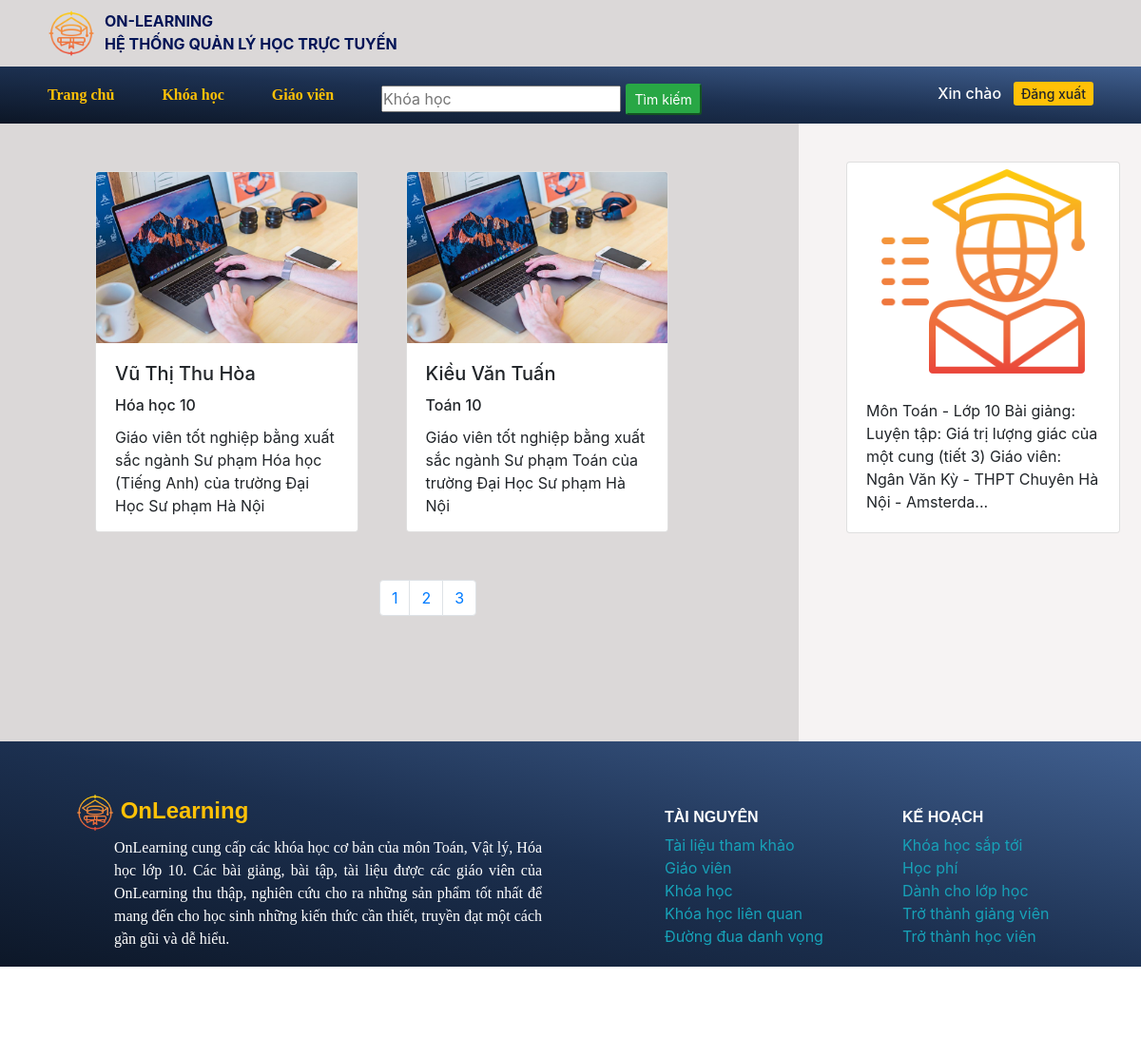
The app's page /OnLearning/onlearning/index.php/teacher/index (signed in) with its own data.
### tables this page shows
CREATE TABLE `teacher` (
  `id` int(11) NOT NULL,
  `teacher_name` varchar(200) NOT NULL,
  `teacher_info` varchar(300) NOT NULL,
  `subject` varchar(200) NOT NULL,
  `images` varchar(400) DEFAULT NULL
);

### OnLearning/onlearning/application/controllers/Teacher.php (called while the page is built, shortened)
<?php
class Teacher extends CI_Controller {
	public function index($p = 1)
	{
        $teacher_list = $this->Teachermodel->getAll(2, 2*($p-1));
        $data = array(
            "content" => "teacher/list_teacher",
            "teacher_list" => $teacher_list,
            "total" => $this->Teachermodel->countAll()
        );
        $this->load->view("layout", $data);
    }
}
?>

### OnLearning/onlearning/index.php (called while the page is built, shortened)
<?php
require_once BASEPATH.'core/CodeIgniter.php';

### OnLearning/onlearning/application/models/Teachermodel.php (called while the page is built, shortened)
<?php
require_once __DIR__."/Basemodel.php";
class Teachermodel extends Basemodel{
    public function __construct()
    {
        $this->table = "teacher";
    }
}
?>

### OnLearning/onlearning/application/models/Basemodel.php (called while the page is built, shortened)
<?php
class Basemodel extends CI_Model
{
    public function getAll($limit = 10, $offset = 0)
    {
        $qr = $this->db->get($this->table);
        if ($qr->num_rows()) {
            return $qr->result_array();
        }
        return array();
    }
    public function countAll(){
        $this->db->select("count(id) as total");
        return $this->db->get($this->table)->first_row('array')['total'];
    }
}
?>

### OnLearning/onlearning/application/views/teacher/list_teacher.php (the view)
<div style="height: 350px;">
    <?php foreach ($teacher_list as $teacher) : ?>
        <div class="card" style="width: 35%; height: 380px; float: left; margin-left: 50px; margin-top: 50px;">
            <img src="<?php echo base_url("images/teachers/teacher2.jpg") ?>" class="card-img-top" alt="..." style="width: 100%; height: 180px;">
            <div class="card-body">
                <h5 class="card-title"><?php echo $teacher['teacher_name'] ?></h5>
                <h6 class="card-title"><?php echo $teacher['subject'] ?></h6>
                <p class="card-text" style="height: 60px;"><?php echo $teacher['teacher_info'] ?></p>
            </div>
        </div>
    <?php endforeach ?>
</div>
<div class="page" style="margin-top: 130px;">
    <ul class="pagination justify-content-center">
        <?php for ($p = 1; $p <= ceil($total / 2); $p++) : ?>
        <li class="page-item">
            <a class="page-link" href="<?php echo base_url("index.php/teacher/index/" . $p) ?>"><?php echo $p ?></a>
        </li>
        <?php endfor ?>
    </ul>
</div>

### OnLearning/onlearning/application/views/layout.php (shortened to what this page needs)
<!DOCTYPE html>
<html lang="en">
<head>
    <link rel="stylesheet" href="<?php echo base_url("vendor/twbs/bootstrap/dist/css/bootstrap.css");?> ">
    <link rel="stylesheet" href="<?php echo base_url("assets/css/home.css");?> ">
</head>
<body>
    <header class="common">
        <div class="banner">
            <div class="title">
                <div>
                <img src="<?php echo base_url("images/graduation.png");?>">
                </div>
                <a class="navbar-brand" href="#"> On-learning<br>Hệ thống quản lý học trực tuyến</a>
            </div>
        </div>
        <div class="menu">
            <ul>
                <li><a href="<?php echo base_url("index.php/course/index");?>">Trang chủ</a></li>
                <li><a href="<?php echo base_url("index.php/course/list");?>">Khóa học</a></li>
                <li><a href="<?php echo base_url("index.php/teacher/index");?>">Giáo viên</a></li>
                <form action="<?php echo base_url("index.php/course/search");?>" method="get" style="padding-top: 18px;">
                    <input style="margin-left: 50px;" type="text" name="query" id="" placeholder="Khóa học">
                    <input type="submit" value="Tìm kiếm" class="btn-sm btn-success">
                    <div style="float: right; padding-right: 50px; height: 40px;">
                        <h6 style="color: white;">Xin chào <?php echo $this->session->userData("username")?> &nbsp;&nbsp;<a class="btn-sm btn-warning" href="<?php echo base_url("index.php/login/logout/") ?>">Đăng xuất</a></h6>
                    </div>
                </form>
            </ul>
        </div>
    </header>
    <div class="container">
        <div class="content">
            <?php $this->load->view($content);?>
        </div>
        <div class="slidebar">
            <div class="card card1" style="width: 18rem;">
                <img src="<?php echo base_url("/images/global-education.png");?>" class="card-img-top" alt="...">
                <div class="card-body">
                    <p class="card-text">Môn Toán - Lớp 10 Bài giảng: Luyện tập: Giá trị lượng giác của một cung (tiết 3) Giáo viên: Ngân Văn Kỳ - THPT Chuyên Hà Nội - Amsterda...</p>
                </div>
            </div>
        </div>
    </div>
    <footer>
    <div class="container">
      <div class="row">
        <div class="col">
          <div class="footer_box">
            <div class="footer_logo">
                <a class="navbar-brand js-scroll-trigger" href="<?php echo base_url("index.php/course/index");?>" style="color: #ffc107;"><img style="width: 40px; height: 40px;" src="<?php echo base_url("images/graduation.png");?>"> OnLearning</a>
            </div>
            <p>
                OnLearning cung cấp các khóa học cơ bản của môn Toán, Vật lý, Hóa học lớp 10.
                Các bài giảng, bài tập, tài liệu được các giáo viên của OnLearning thu thập,
                nghiên cứu cho ra những sản phẩm tốt nhất để mang đến cho học sinh những kiến
                thức cần thiết, truyền đạt một cách gần gũi và dễ hiểu.
            </p>
          </div>
          <div class="footer_box">
              <div class="fr-resourse">
                  <h3>TÀI NGUYÊN</h3>
                  <li><a href="#">Tài liệu tham khảo</a></li>
                  <li><a href="#">Giáo viên</a></li>
                  <li><a href="#">Khóa học</a></li>
                  <li><a href="#">Khóa học liên quan</a></li>
                  <li><a href="#">Đường đua danh vọng</a></li>
              </div>
              <div class="fr-resourse">
                  <h3>KẾ HOẠCH</h3>
                  <li><a href="#">Khóa học sắp tới</a></li>
                  <li><a href="#">Học phí</a></li>
                  <li><a href="#">Dành cho lớp học</a></li>
                  <li><a href="#">Trở thành giảng viên</a></li>
                  <li><a href="#">Trở thành học viên</a></li>
              </div>
          </div>
        </div>
      </div>
      <div class="footer-bottom">
        <p>Copyright &copy; 2020 All Rights Reserved by
            <a href="http://fit.hnue.edu.vn/" target="_blank">FIT-HNUE</a>.
        </p>
      </div>
    </div>
    </footer>
</body>
</html>

### OnLearning/onlearning/assets/css/home.css (style rules this page uses)
* { padding: 0px; margin: 0px; }
a { text-decoration: none; }
.common { width: 100%; height: 130px; position: fixed; z-index: 100; background-color: #dbd8d8; }
.banner { width: 100%; height: 70px; }
.title { margin-left: 50px; margin-right: 150px; }
.title div { width: 50px; height: 50px; float: left; margin-top: 10px; margin-right: 10px; }
.title div img { width: 100%; height: 100%; }
.title a { color: #031456; font-weight: bold; text-transform: uppercase; font-size: 16px; padding-top: 10px; }
.menu { width: 100%; height: 60px; background-image: linear-gradient(to top right, #0c1626, #1c3050, #405f8f); }
.menu ul li { list-style: none; float: left; line-height: 60px; padding-left: 50px; font-weight: bold; font-family: Cambria, Cochin, Georgia, Times, "Times New Roman", serif; }
.menu ul li a { color: #ffc107; text-decoration: none; }
.container { max-width: 100%; clear: both; padding: 0px; }
.content { width: 70%; float: left; margin-top: 130px; position: relative; padding-left: 50px; height: 650px; background-color: #dbd8d8; }
.page { width: 100px; height: 50px; position: absolute; margin-top: 35px; margin-left: 350px; }
.slidebar { width: 30%; float: right; margin-top: 130px; position: relative; height: 650px; background-color: #f6f3f3; }
.card1 { margin-left: 50px; margin-top: 40px; }
.card-img-top { margin: auto; width: 80%; height: 80%; }
footer { clear: both; }
footer .container { height: 250px; padding: 0; margin: 0; max-width: 100%; background-image: linear-gradient(to top right, #0c1626, #1c3050, #405f8f); }
footer .container .row { height: 250px; }
.footer_logo { width: 185px; float: left; }
.footer_logo a { text-decoration: none; font-family: "Lucida Sans", "Lucida Sans Regular", "Lucida Grande", "Lucida Sans Unicode", Geneva, Verdana, sans-serif; font-size: x-large; font-weight: bolder; color: #ffc107; }
.footer_box { float: left; width: 50%; padding-top: 50px; padding-left: 80px; }
.footer_box p { font-family: Cambria, Cochin, Georgia, Times, "Times New Roman", serif; color: #ffffff; padding-left: 40px; padding-right: 30px; text-align: justify; float: left; }
.fr-resourse { width: 250px; height: 200px; float: left; padding-top: 20px; padding-left: 19px; }
.fr-resourse h3 { color: #fff; font-size: medium; font-weight: bolder; font-family: "Lucida Sans", "Lucida Sans Regular", "Lucida Grande", "Lucida Sans Unicode", Geneva, Verdana, sans-serif; }
.fr-resourse li { list-style: none; }
.fr-resourse li a { text-decoration: none; color: #17a2b8; }
.footer-bottom { width: 100%; height: 65px; clear: both; background-color: #0c1626; }
.footer-bottom p { font-size: 14px; line-height: 65px; padding-right: 50px; float: right; color: whitesmoke; }
.footer-bottom a { color: #17a2b8; }

### records on screen
teacher: teacher_name "Vũ Thị Thu Hòa", subject "Hóa học 10", teacher_info "Giáo viên tốt nghiệp bằng xuất sắc ngành Sư phạm Hóa học (Tiếng Anh) của trường Đại Học Sư phạm Hà Nội"
teacher: teacher_name "Kiều Văn Tuấn", subject "Toán 10", teacher_info "Giáo viên tốt nghiệp bằng xuất sắc ngành Sư phạm Toán của trường Đại Học Sư phạm Hà Nội"
